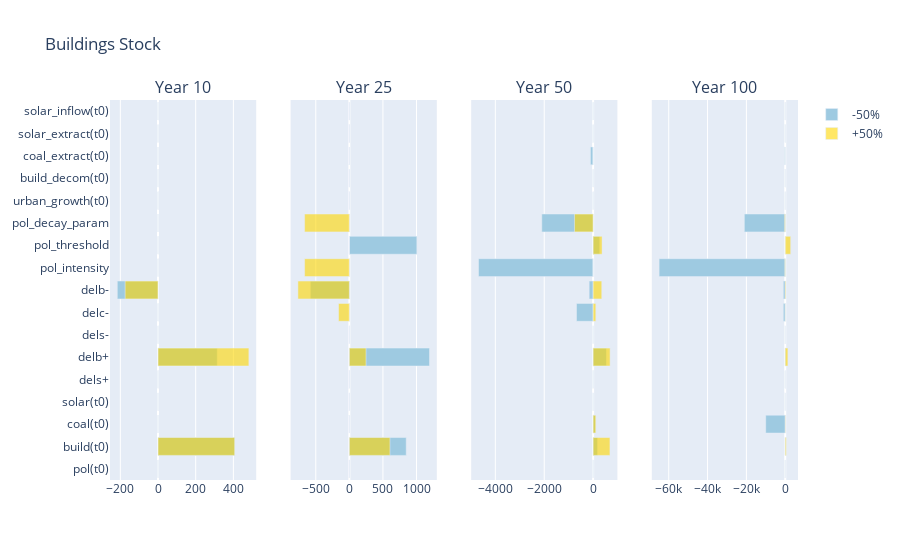

Notebook source saved alongside this figure:
### Code cell
concerns = ["buildings", "coal", "solar", "pollution"]
s_or_f = ["stock",  "flux"] # "flux"

for s in s_or_f:
    for c in concerns:
        t = 100
        result = get_high_low(t, c, s)
        fig = plot_value_over_time(c, s)
        print(c, result)
        fig.show()
        fig.write_image(f"sens_figures/update_230516/{c}_{s}.png", width=1200, height=700)
        # print(c,s)

### Figure 1 — Plotly figure (JSON) as saved in the notebook; plotly's stock layout.template omitted (floating-point values rounded to 4 significant figures)
{"data": [{"marker": {"color": "rgb(158, 202, 225)"}, "name": "-50%", "orientation": "h", "showlegend": true, "type": "bar", "x": [0, 407.2, 0, 0, 0, 314.4, 0, 0, -216.1, 0, 0, 0, 0, 0, 0, 0, 0], "xaxis": "x", "y": ["pol(t0)", "build(t0)", "coal(t0)", "solar(t0)", "dels+", "delb+", "dels-", "delc-", "delb-", "pol_intensity", "pol_threshold", "pol_decay_param", "urban_growth(t0)", "build_decom(t0)", "coal_extract(t0)", "solar_extract(t0)", "solar_inflow(t0)"], "yaxis": "y"}, {"marker": {"color": "rgba(255,215,0,0.6)"}, "name": "+50%", "orientation": "h", "showlegend": true, "type": "bar", "x": [0, 407.2, 0, 0, 0, 482.4, 0, 0, -174.4, 0, 0, 0, 0, 0, 0, 0, 0], "xaxis": "x", "y": ["pol(t0)", "build(t0)", "coal(t0)", "solar(t0)", "dels+", "delb+", "dels-", "delc-", "delb-", "pol_intensity", "pol_threshold", "pol_decay_param", "urban_growth(t0)", "build_decom(t0)", "coal_extract(t0)", "solar_extract(t0)", "solar_inflow(t0)"], "yaxis": "y"}, {"marker": {"color": "rgb(158, 202, 225)"}, "name": "-50%", "orientation": "h", "showlegend": false, "type": "bar", "x": [0, 846.6, 0, 0, 0, 1193.0, 0, 0, -581.8, 0, 1005.0, 0, 0, 0, 0, 0, 0], "xaxis": "x2", "y": ["pol(t0)", "build(t0)", "coal(t0)", "solar(t0)", "dels+", "delb+", "dels-", "delc-", "delb-", "pol_intensity", "pol_threshold", "pol_decay_param", "urban_growth(t0)", "build_decom(t0)", "coal_extract(t0)", "solar_extract(t0)", "solar_inflow(t0)"], "yaxis": "y2"}, {"marker": {"color": "rgba(255,215,0,0.6)"}, "name": "+50%", "orientation": "h", "showlegend": false, "type": "bar", "x": [0, 604.7, 0, 0, 0, 248.2, 0, -161.3, -766.2, -666.6, 0, -666.6, 0, 0, 0, 0, 0], "xaxis": "x2", "y": ["pol(t0)", "build(t0)", "coal(t0)", "solar(t0)", "dels+", "delb+", "dels-", "delc-", "delb-", "pol_intensity", "pol_threshold", "pol_decay_param", "urban_growth(t0)", "build_decom(t0)", "coal_extract(t0)", "solar_extract(t0)", "solar_inflow(t0)"], "yaxis": "y2"}, {"marker": {"color": "rgb(158, 202, 225)"}, "name": "-50%", "orientation": "h", "showlegend": false, "type": "bar", "x": [0, 183.4, 99.62, 0, 0, 546.0, 0, -679.3, -162.1, -4688.0, 271.3, -2099.0, 0, 0, -110.1, 0, 0], "xaxis": "x3", "y": ["pol(t0)", "build(t0)", "coal(t0)", "solar(t0)", "dels+", "delb+", "dels-", "delc-", "delb-", "pol_intensity", "pol_threshold", "pol_decay_param", "urban_growth(t0)", "build_decom(t0)", "coal_extract(t0)", "solar_extract(t0)", "solar_inflow(t0)"], "yaxis": "y3"}, {"marker": {"color": "rgba(255,215,0,0.6)"}, "name": "+50%", "orientation": "h", "showlegend": false, "type": "bar", "x": [0, 688.1, 110.1, 0, 0, 694.0, 0, 110.1, 353.6, 0, 366.3, -761.2, 0, 0, 0, 0, 0], "xaxis": "x3", "y": ["pol(t0)", "build(t0)", "coal(t0)", "solar(t0)", "dels+", "delb+", "dels-", "delc-", "delb-", "pol_intensity", "pol_threshold", "pol_decay_param", "urban_growth(t0)", "build_decom(t0)", "coal_extract(t0)", "solar_extract(t0)", "solar_inflow(t0)"], "yaxis": "y3"}, {"marker": {"color": "rgb(158, 202, 225)"}, "name": "-50%", "orientation": "h", "showlegend": false, "type": "bar", "x": [0, -91.3, -10050.0, 0, 0, 304.3, 0, -986.9, -987.1, -64950.0, 1.137e-13, -21060.0, 0, 0, -281.7, 0, 0], "xaxis": "x4", "y": ["pol(t0)", "build(t0)", "coal(t0)", "solar(t0)", "dels+", "delb+", "dels-", "delc-", "delb-", "pol_intensity", "pol_threshold", "pol_decay_param", "urban_growth(t0)", "build_decom(t0)", "coal_extract(t0)", "solar_extract(t0)", "solar_inflow(t0)"], "yaxis": "y4"}, {"marker": {"color": "rgba(255,215,0,0.6)"}, "name": "+50%", "orientation": "h", "showlegend": false, "type": "bar", "x": [0, 529.1, 178.2, 0, 0, 1366.0, 0, 84.66, 338.7, -208.6, 2805.0, -363.1, 0, 0, -2.274e-13, 0, 0], "xaxis": "x4", "y": ["pol(t0)", "build(t0)", "coal(t0)", "solar(t0)", "dels+", "delb+", "dels-", "delc-", "delb-", "pol_intensity", "pol_threshold", "pol_decay_param", "urban_growth(t0)", "build_decom(t0)", "coal_extract(t0)", "solar_extract(t0)", "solar_inflow(t0)"], "yaxis": "y4"}], "layout": {"annotations": [{"font": {"size": 16}, "showarrow": false, "text": "Year 10", "x": 0.1062, "xanchor": "center", "xref": "paper", "y": 1, "yanchor": "bottom", "yref": "paper"}, {"font": {"size": 16}, "showarrow": false, "text": "Year 25", "x": 0.3688, "xanchor": "center", "xref": "paper", "y": 1, "yanchor": "bottom", "yref": "paper"}, {"font": {"size": 16}, "showarrow": false, "text": "Year 50", "x": 0.6313, "xanchor": "center", "xref": "paper", "y": 1, "yanchor": "bottom", "yref": "paper"}, {"font": {"size": 16}, "showarrow": false, "text": "Year 100", "x": 0.8938, "xanchor": "center", "xref": "paper", "y": 1, "yanchor": "bottom", "yref": "paper"}], "barmode": "overlay", "title": {"text": "Buildings Stock"}, "xaxis": {"anchor": "y", "domain": [0, 0.2125]}, "xaxis2": {"anchor": "y2", "domain": [0.2625, 0.475]}, "xaxis3": {"anchor": "y3", "domain": [0.525, 0.7375]}, "xaxis4": {"anchor": "y4", "domain": [0.7875, 1]}, "yaxis": {"anchor": "x", "domain": [0, 1]}, "yaxis2": {"anchor": "x2", "domain": [0, 1], "matches": "y", "showticklabels": false}, "yaxis3": {"anchor": "x3", "domain": [0, 1], "matches": "y", "showticklabels": false}, "yaxis4": {"anchor": "x4", "domain": [0, 1], "matches": "y", "showticklabels": false}}}
